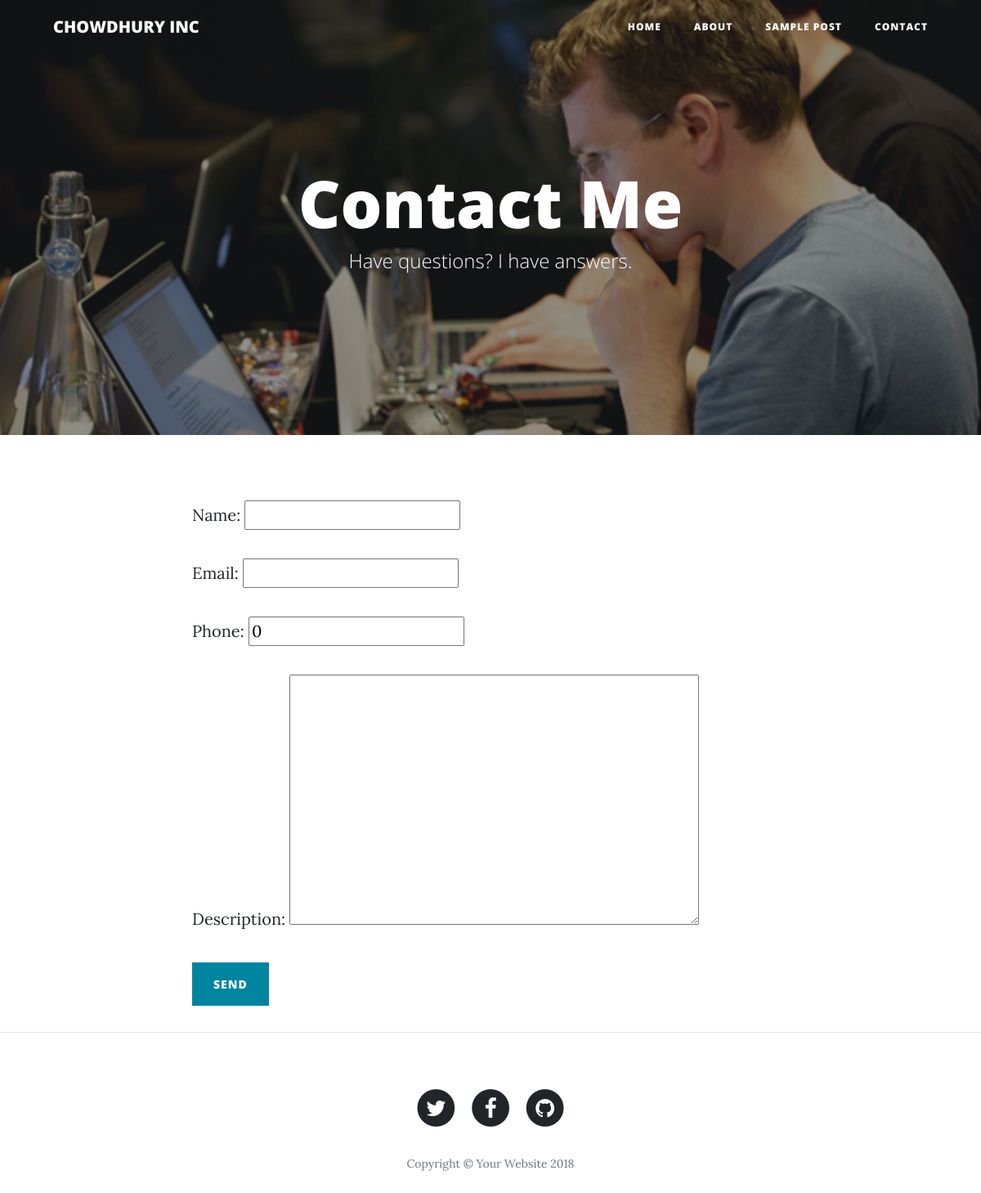
The app's page /contact with its own data.
### contact_app/models.py (models this page shows, shortened)
class headerContact(models.Model):
    contact = models.CharField(max_length=100)
    image = models.ImageField(upload_to='contact/header', height_field=None, width_field=None, max_length=None)
    contact_sub = models.CharField(max_length=100)

### contact_app/views.py (the view)
# urls.py: path('contact', views.contact_us, name="contact"),
def contact_us(request):
    contact = headerContact.objects.all()
    contact_p = requeredForm.objects.all()
    form = contactForm
    if request.method == "POST":
        form = contactForm(request.POST)
        if form.is_valid():
            instance = form.save(commit=False)
            instance.save()
            return redirect('index')
    return render(request, 'contact.html',{'contact':contact, 'form':form})

### templates/contact.html (shortened to what this page needs)
{% extends "base.html" %}
{% load static %}
  {% block main_block %}
    {% for contact in contact %}
    <header class="masthead" style="background-image: url('{{ contact.image.url }}')">
      <div class="overlay"></div>
      <div class="container">
        <div class="row">
          <div class="col-lg-8 col-md-10 mx-auto">
            <div class="page-heading">
              <h1>{{ contact.contact }}</h1>
              <span class="subheading">{{ contact.contact_sub }}</span>
            </div>
          </div>
        </div>
      </div>
    </header>
    {% endfor %}
    <div class="container">
      <div class="row">
        <div class="col-lg-8 col-md-10 mx-auto">
          <form action="" method="POST">
              {{ form.as_p }}
              <div class="form-group">
                <button type="submit" class="btn btn-primary" id="sendMessageButton">Send</button>
              </div>
          </form>
        </div>
      </div>
    </div>
    <hr>
{% endblock %}

### records on screen
headerContact: image (picture), contact "Contact Me", contact_sub "Have questions? I have answers."
